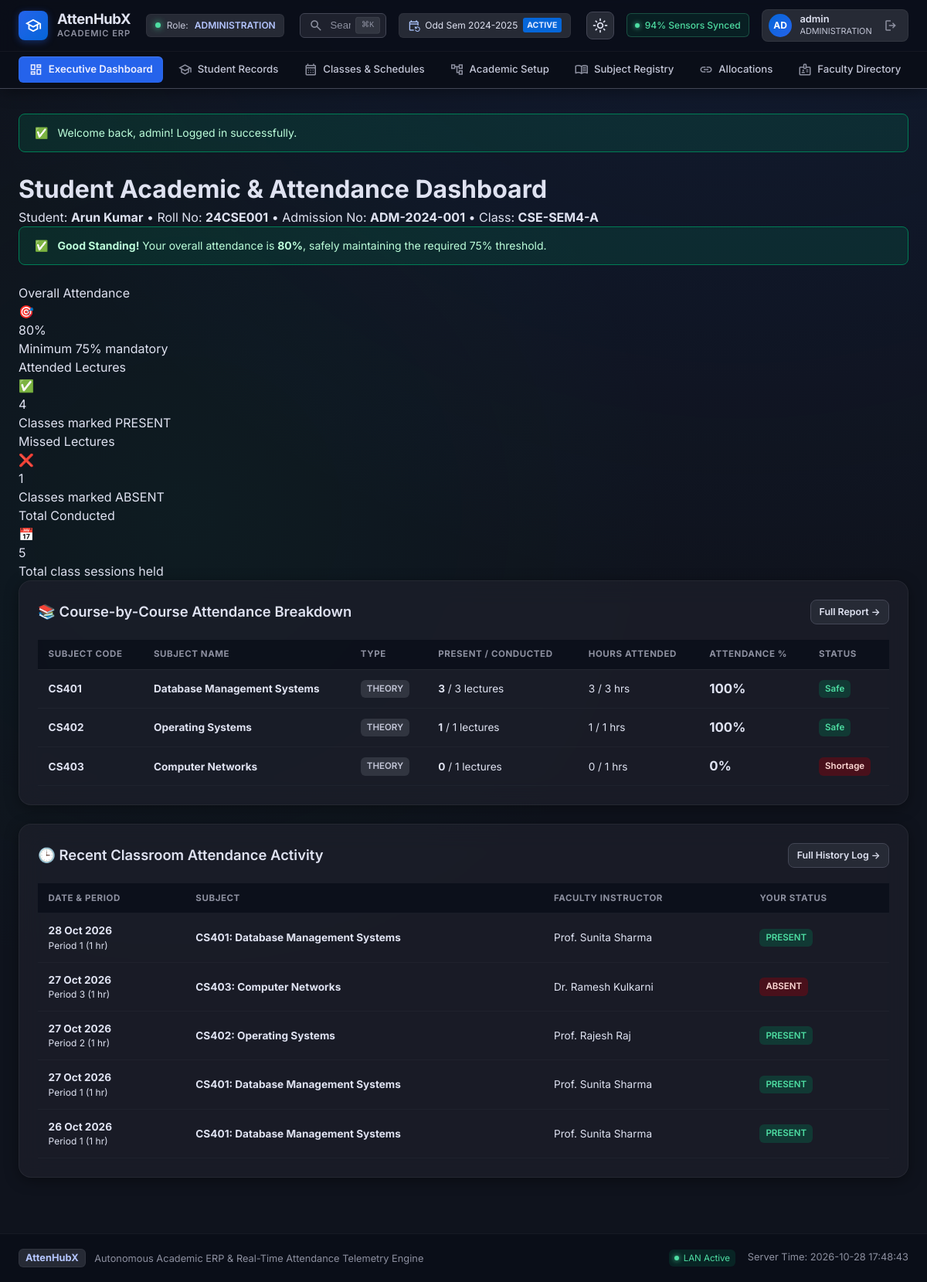
The page /lamp-version/student/dashboard.php (signed in) on the database its author committed.
### tables this page shows
CREATE TABLE `students` (
  `id` bigint(20) unsigned NOT NULL AUTO_INCREMENT,
  `user_id` bigint(20) unsigned NOT NULL,
  `student_id` varchar(30) NOT NULL,
  `first_name` varchar(100) NOT NULL,
  `last_name` varchar(100) DEFAULT NULL,
  `date_of_birth` date DEFAULT NULL,
  `admission_number` varchar(50) DEFAULT NULL,
  `joined_at` date DEFAULT NULL,
  `status` varchar(30) NOT NULL,
  `created_at` datetime NOT NULL,
  `updated_at` datetime NOT NULL,
  PRIMARY KEY (`id`),
  UNIQUE KEY `user_id` (`user_id`),
  UNIQUE KEY `student_id` (`student_id`),
  UNIQUE KEY `admission_number` (`admission_number`),
  KEY `idx_students_status` (`status`),
  CONSTRAINT `students_ibfk_1` FOREIGN KEY (`user_id`) REFERENCES `users` (`id`)
);

CREATE TABLE `classes` (
  `id` bigint(20) unsigned NOT NULL AUTO_INCREMENT,
  `admission_batch_id` bigint(20) unsigned NOT NULL,
  `semester_id` bigint(20) unsigned NOT NULL,
  `section_name` varchar(20) NOT NULL,
  `class_code` varchar(50) DEFAULT NULL,
  `is_active` tinyint(1) DEFAULT 1,
  `created_at` datetime NOT NULL,
  `updated_at` datetime NOT NULL,
  PRIMARY KEY (`id`),
  UNIQUE KEY `uk_batch_sem_sec` (`admission_batch_id`,`semester_id`,`section_name`),
  UNIQUE KEY `class_code` (`class_code`),
  KEY `idx_classes_batch` (`admission_batch_id`),
  KEY `idx_classes_sem` (`semester_id`),
  CONSTRAINT `classes_ibfk_1` FOREIGN KEY (`admission_batch_id`) REFERENCES `admission_batches` (`id`),
  CONSTRAINT `classes_ibfk_2` FOREIGN KEY (`semester_id`) REFERENCES `semesters` (`id`)
);

CREATE TABLE `subjects` (
  `id` bigint(20) unsigned NOT NULL AUTO_INCREMENT,
  `code` varchar(30) NOT NULL,
  `name` varchar(150) NOT NULL,
  `subject_type` varchar(30) NOT NULL,
  `default_contact_hours` decimal(5,2) DEFAULT 1.00,
  `credits` decimal(4,2) DEFAULT NULL,
  `description` text DEFAULT NULL,
  `is_active` tinyint(1) DEFAULT 1,
  `created_at` datetime NOT NULL,
  `updated_at` datetime NOT NULL,
  PRIMARY KEY (`id`),
  UNIQUE KEY `code` (`code`)
);

CREATE TABLE `attendance_records` (
  `id` bigint(20) unsigned NOT NULL AUTO_INCREMENT,
  `class_session_id` bigint(20) unsigned NOT NULL,
  `student_id` bigint(20) unsigned NOT NULL,
  `status` varchar(10) NOT NULL,
  `marked_by` bigint(20) unsigned NOT NULL,
  `marked_at` datetime NOT NULL,
  `updated_at` datetime NOT NULL,
  PRIMARY KEY (`id`),
  UNIQUE KEY `uk_session_student` (`class_session_id`,`student_id`),
  KEY `marked_by` (`marked_by`),
  KEY `idx_attendance_session` (`class_session_id`),
  KEY `idx_attendance_student` (`student_id`),
  CONSTRAINT `attendance_records_ibfk_1` FOREIGN KEY (`class_session_id`) REFERENCES `class_sessions` (`id`),
  CONSTRAINT `attendance_records_ibfk_2` FOREIGN KEY (`student_id`) REFERENCES `students` (`id`),
  CONSTRAINT `attendance_records_ibfk_3` FOREIGN KEY (`marked_by`) REFERENCES `users` (`id`)
);

CREATE TABLE `class_sessions` (
  `id` bigint(20) unsigned NOT NULL AUTO_INCREMENT,
  `class_id` bigint(20) unsigned NOT NULL,
  `class_subject_id` bigint(20) unsigned NOT NULL,
  `session_date` date NOT NULL,
  `period_number` tinyint(4) NOT NULL,
  `assigned_teacher_id` bigint(20) unsigned NOT NULL,
  `conducted_by_teacher_id` bigint(20) unsigned NOT NULL,
  `contact_hours` decimal(5,2) DEFAULT 1.00,
  `status` varchar(30) NOT NULL,
  `source` varchar(30) NOT NULL,
  `created_at` datetime NOT NULL,
  `updated_at` datetime NOT NULL,
  PRIMARY KEY (`id`),
  KEY `assigned_teacher_id` (`assigned_teacher_id`),
  KEY `idx_sessions_class_date` (`class_id`,`session_date`),
  KEY `idx_sessions_subject_date` (`class_subject_id`,`session_date`),
  KEY `idx_sessions_teacher_date` (`conducted_by_teacher_id`,`session_date`),
  CONSTRAINT `class_sessions_ibfk_1` FOREIGN KEY (`class_id`) REFERENCES `classes` (`id`),
  CONSTRAINT `class_sessions_ibfk_2` FOREIGN KEY (`class_subject_id`) REFERENCES `class_subjects` (`id`),
  CONSTRAINT `class_sessions_ibfk_3` FOREIGN KEY (`assigned_teacher_id`) REFERENCES `teachers` (`id`),
  CONSTRAINT `class_sessions_ibfk_4` FOREIGN KEY (`conducted_by_teacher_id`) REFERENCES `teachers` (`id`)
);

### lamp-version/includes/functions.php (called while the page is built, shortened)
<?php
function e(?string $str): string {
    return htmlspecialchars($str ?? '', ENT_QUOTES, 'UTF-8');
}
function base_url(string $path = ''): string {
    static $base = null;
    if ($base === null) {
        $script_dir = dirname($_SERVER['SCRIPT_NAME'] ?? '');
        $patterns = ['/admin', '/faculty', '/hod', '/student', '/auth'];
        $clean_dir = $script_dir;
        foreach ($patterns as $p) {
            if (substr($clean_dir, -strlen($p)) === $p) {
                $clean_dir = substr($clean_dir, 0, -strlen($p));
            }
        }
        $clean_dir = rtrim(str_replace('\\', '/', $clean_dir), '/');
        $base = $clean_dir;
    }
    $path = ltrim($path, '/');
    return ($base === '' ? '' : $base) . ($path !== '' ? '/' . $path : '/');
}
function format_date(?string $date, string $format = 'd M Y'): string {
    $time = strtotime($date);
    return $time ? date($format, $time) : $date;
}

### lamp-version/student/dashboard.php (the view, shortened to what this page needs)
<?php
require_once __DIR__ . '/../includes/header.php';
$db = get_db();
$user = current_user();
$student_id = $user['student_id'] ?? null;
if (!$student_id) {
    $s_row = $db->query("SELECT id FROM students ORDER BY id ASC LIMIT 1")->fetch();
    $student_id = $s_row['id'] ?? 1;
}
$stu_stmt = $db->prepare("
    SELECT
        s.*, u.username, u.email,
        se.class_id, c.class_code, c.section_name, b.batch_name, sem.name AS semester_name
    FROM students s
    JOIN users u ON s.user_id = u.id
    LEFT JOIN student_enrollments se ON s.id = se.student_id AND se.status = 'ACTIVE'
    LEFT JOIN classes c ON se.class_id = c.id
    LEFT JOIN admission_batches b ON c.admission_batch_id = b.id
    LEFT JOIN semesters sem ON c.semester_id = sem.id
    WHERE s.id = ?
    LIMIT 1
");
$stu_stmt->execute([$student_id]);
$student = $stu_stmt->fetch();
$att_stmt = $db->prepare("
    SELECT
        COUNT(a.id) AS total_records,
        COALESCE(SUM(CASE WHEN a.status = 'PRESENT' THEN 1 ELSE 0 END), 0) AS present_records,
        COALESCE(SUM(CASE WHEN a.status = 'ABSENT' THEN 1 ELSE 0 END), 0) AS absent_records
    FROM attendance_records a
    JOIN class_sessions cs ON a.class_session_id = cs.id
    WHERE a.student_id = ? AND cs.status = 'CONDUCTED'
");
$att_stmt->execute([$student_id]);
$att = $att_stmt->fetch();
$total_sessions = (int)($att['total_records'] ?? 0);
$present_sessions = (int)($att['present_records'] ?? 0);
$absent_sessions = (int)($att['absent_records'] ?? 0);
$overall_percentage = $total_sessions > 0 ? round(($present_sessions / $total_sessions) * 100, 1) : 0;
$required_percentage = 75.0;
$is_at_risk = ($total_sessions > 0 && $overall_percentage < $required_percentage);
$sub_stmt = $db->prepare("
    SELECT
        sub.id AS subject_id, sub.code AS subject_code, sub.name AS subject_name, sub.subject_type,
        COUNT(a.id) AS total_sessions,
        COALESCE(SUM(CASE WHEN a.status = 'PRESENT' THEN 1 ELSE 0 END), 0) AS present_sessions,
        COALESCE(SUM(CASE WHEN a.status = 'ABSENT' THEN 1 ELSE 0 END), 0) AS absent_sessions,
        SUM(CASE WHEN a.status = 'PRESENT' THEN cs.contact_hours ELSE 0 END) AS attended_hours,
        SUM(cs.contact_hours) AS total_conducted_hours
    FROM attendance_records a
    JOIN class_sessions cs ON a.class_session_id = cs.id
    JOIN class_subjects csub ON cs.class_subject_id = csub.id
    JOIN subjects sub ON csub.subject_id = sub.id
    WHERE a.student_id = ? AND cs.status = 'CONDUCTED'
    GROUP BY sub.id, sub.code, sub.name, sub.subject_type
    ORDER BY sub.code ASC
");
$sub_stmt->execute([$student_id]);
$subjects_attendance = $sub_stmt->fetchAll();
$recent_stmt = $db->prepare("
    SELECT
        a.status, a.marked_at,
        cs.session_date, cs.period_number, cs.contact_hours,
        sub.code AS subject_code, sub.name AS subject_name,
        CONCAT(t.first_name, ' ', COALESCE(t.last_name, '')) AS teacher_name
    FROM attendance_records a
    JOIN class_sessions cs ON a.class_session_id = cs.id
    JOIN class_subjects csub ON cs.class_subject_id = csub.id
    JOIN subjects sub ON csub.subject_id = sub.id
    JOIN teachers t ON cs.conducted_by_teacher_id = t.id
    WHERE a.student_id = ? AND cs.status = 'CONDUCTED'
    ORDER BY cs.session_date DESC, cs.period_number DESC
    LIMIT 10
");
$recent_stmt->execute([$student_id]);
$recent_sessions = $recent_stmt->fetchAll();
?>
<div class="page-header">
    <div>
        <h1 class="page-title">Student Academic & Attendance Dashboard</h1>
        <p class="page-subtitle">
            Student: <strong><?= e($student['first_name'] . ' ' . ($student['last_name'] ?? '')) ?></strong> &bull;
            Roll No: <strong><?= e($student['student_id']) ?></strong> &bull;
            Admission No: <strong><?= e($student['admission_number'] ?: '—') ?></strong> &bull;
            Class: <strong><?= e($student['class_code'] ?: 'Unassigned') ?></strong>
        </p>
    </div>
</div>
<?php if ($total_sessions > 0): ?>
    <?php if ($is_at_risk): ?>
        <div class="alert alert-error" style="font-size: 1rem; padding: 1.25rem;">
            <span>⚠️</span>
            <div>
                <strong>Attendance Shortage Warning!</strong>
                Your current overall attendance is <strong><?= $overall_percentage ?>%</strong>, which falls below the mandatory <strong>75%</strong> requirement. Please attend regular classes to avoid examination debarment.
            </div>
        </div>
    <?php else: ?>
        <div class="alert alert-success">
            <span>✅</span>
            <div>
                <strong>Good Standing!</strong> Your overall attendance is <strong><?= $overall_percentage ?>%</strong>, safely maintaining the required 75% threshold.
            </div>
        </div>
    <?php endif; ?>
<?php endif; ?>
<div class="stats-grid">
    <div class="stat-card <?= $is_at_risk ? 'stat-danger' : 'stat-success' ?>">
        <div class="stat-header">
            <span class="stat-title">Overall Attendance</span>
            <div class="stat-icon"><?= $is_at_risk ? '⚠️' : '🎯' ?></div>
        </div>
        <div class="stat-value"><?= $overall_percentage ?>%</div>
        <div class="stat-desc">Minimum 75% mandatory</div>
    </div>
    <div class="stat-card stat-success">
        <div class="stat-header">
            <span class="stat-title">Attended Lectures</span>
            <div class="stat-icon">✅</div>
        </div>
        <div class="stat-value"><?= number_format($present_sessions) ?></div>
        <div class="stat-desc">Classes marked PRESENT</div>
    </div>
    <div class="stat-card stat-danger">
        <div class="stat-header">
            <span class="stat-title">Missed Lectures</span>
            <div class="stat-icon">❌</div>
        </div>
        <div class="stat-value"><?= number_format($absent_sessions) ?></div>
        <div class="stat-desc">Classes marked ABSENT</div>
    </div>
    <div class="stat-card stat-info">
        <div class="stat-header">
            <span class="stat-title">Total Conducted</span>
            <div class="stat-icon">📅</div>
        </div>
        <div class="stat-value"><?= number_format($total_sessions) ?></div>
        <div class="stat-desc">Total class sessions held</div>
    </div>
</div>
<div class="card">
    <div class="card-header">
        <h2 class="card-title">📚 Course-by-Course Attendance Breakdown</h2>
        <a href="<?= base_url('student/subjects.php') ?>" class="btn btn-secondary btn-sm">Full Report &rarr;</a>
    </div>
    <div class="card-body" style="padding: 0;">
        <div class="table-responsive">
            <table class="data-table">
                <thead>
                    <tr>
                        <th>Subject Code</th>
                        <th>Subject Name</th>
                        <th>Type</th>
                        <th>Present / Conducted</th>
                        <th>Hours Attended</th>
                        <th>Attendance %</th>
                        <th>Status</th>
                    </tr>
                </thead>
                <tbody>
                    <?php if (empty($subjects_attendance)): ?>
                        <tr>
                            <td colspan="7" style="text-align: center; color: var(--text-muted); padding: 2rem;">
                                No subject sessions have been recorded for your class yet.
                            </td>
                        </tr>
                    <?php else: ?>
                        <?php foreach ($subjects_attendance as $sub): ?>
                            <?php
                                $s_pct = $sub['total_sessions'] > 0 ? round(($sub['present_sessions'] / $sub['total_sessions']) * 100, 1) : 0;
                                $s_safe = ($s_pct >= 75.0);
                            ?>
                            <tr>
                                <td><strong><?= e($sub['subject_code']) ?></strong></td>
                                <td><strong><?= e($sub['subject_name']) ?></strong></td>
                                <td><span class="badge badge-secondary"><?= e($sub['subject_type']) ?></span></td>
                                <td>
                                    <strong><?= $sub['present_sessions'] ?></strong> / <?= $sub['total_sessions'] ?> lectures
                                </td>
                                <td>
                                    <?= (float)$sub['attended_hours'] ?> / <?= (float)$sub['total_conducted_hours'] ?> hrs
                                </td>
                                <td>
                                    <strong style="font-size: 1.05rem; color: <?= $s_safe ? 'var(--success)' : 'var(--danger)' ?>;">
                                        <?= $s_pct ?>%
                                    </strong>
                                </td>
                                <td>
                                    <span class="badge <?= $s_safe ? 'badge-success' : 'badge-danger' ?>">
                                        <?= $s_safe ? 'Safe' : 'Shortage' ?>
                                    </span>
                                </td>
                            </tr>
                        <?php endforeach; ?>
                    <?php endif; ?>
                </tbody>
            </table>
        </div>
    </div>
</div>
<div class="card">
    <div class="card-header">
        <h2 class="card-title">🕒 Recent Classroom Attendance Activity</h2>
        <a href="<?= base_url('student/history.php') ?>" class="btn btn-secondary btn-sm">Full History Log &rarr;</a>
    </div>
    <div class="card-body" style="padding: 0;">
        <div class="table-responsive">
            <table class="data-table">
                <thead>
                    <tr>
                        <th>Date & Period</th>
                        <th>Subject</th>
                        <th>Faculty Instructor</th>
                        <th>Your Status</th>
                    </tr>
                </thead>
                <tbody>
                    <?php if (empty($recent_sessions)): ?>
                        <tr>
                            <td colspan="4" style="text-align: center; color: var(--text-muted); padding: 2rem;">
                                No attendance records available.
                            </td>
                        </tr>
                    <?php else: ?>
                        <?php foreach ($recent_sessions as $sess): ?>
                            <tr>
                                <td>
                                    <strong><?= format_date($sess['session_date']) ?></strong>
                                    <div style="font-size: 0.75rem; color: var(--text-muted);">Period <?= $sess['period_number'] ?> (<?= (float)$sess['contact_hours'] ?> hr)</div>
                                </td>
                                <td>
                                    <strong><?= e($sess['subject_code']) ?>: <?= e($sess['subject_name']) ?></strong>
                                </td>
                                <td><?= e($sess['teacher_name']) ?></td>
                                <td>
                                    <span class="badge <?= $sess['status'] === 'PRESENT' ? 'badge-success' : 'badge-danger' ?>">
                                        <?= e($sess['status']) ?>
                                    </span>
                                </td>
                            </tr>
                        <?php endforeach; ?>
                    <?php endif; ?>
                </tbody>
            </table>
        </div>
    </div>
</div>
<?php require_once __DIR__ . '/../includes/footer.php'; ?>

### rows shown on the page
students: first_name+last_name "Arun Kumar", student "24CSE001", admission_number "ADM-2024-001", classes.class_code "CSE-SEM4-A"
subjects: code "CS401", name "Database Management Systems", subject_type "THEORY", present_sessions "3", total_sessions "3", attended_hours "3", total_conducted_hours "3", s_pct "100", shows "Safe"
subjects: code "CS402", name "Operating Systems", subject_type "THEORY", present_sessions "1", total_sessions "1", attended_hours "1", total_conducted_hours "1", s_pct "100", shows "Safe"
subjects: code "CS403", name "Computer Networks", subject_type "THEORY", present_sessions "0", total_sessions "1", attended_hours "0", total_conducted_hours "1", s_pct "0", shows "Shortage"
attendance_records: class_session.session_date "28 Oct 2026", class_session.period_number "1", class_session.contact_hours "1", subjects.code "CS401", subjects.name "Database Management Systems", teacher_name "Prof. Sunita Sharma", status "PRESENT"
attendance_records: class_session.session_date "27 Oct 2026", class_session.period_number "3", class_session.contact_hours "1", subjects.code "CS403", subjects.name "Computer Networks", teacher_name "Dr. Ramesh Kulkarni", status "ABSENT"
attendance_records: class_session.session_date "27 Oct 2026", class_session.period_number "2", class_session.contact_hours "1", subjects.code "CS402", subjects.name "Operating Systems", teacher_name "Prof. Rajesh Raj", status "PRESENT"
attendance_records: class_session.session_date "27 Oct 2026", class_session.period_number "1", class_session.contact_hours "1", subjects.code "CS401", subjects.name "Database Management Systems", teacher_name "Prof. Sunita Sharma", status "PRESENT"
attendance_records: class_session.session_date "26 Oct 2026", class_session.period_number "1", class_session.contact_hours "1", subjects.code "CS401", subjects.name "Database Management Systems", teacher_name "Prof. Sunita Sharma", status "PRESENT"

### other values the page prints
$user['role'] "ADMINISTRATION"
substr($user['username'] ?? 'U', 0, 2) "AD"
$user['display_name'] "admin"
$flash['message'] "Welcome back, admin! Logged in successfully."
$overall_percentage "80"
$present_sessions "4"
$absent_sessions "1"
$total_sessions "5"
